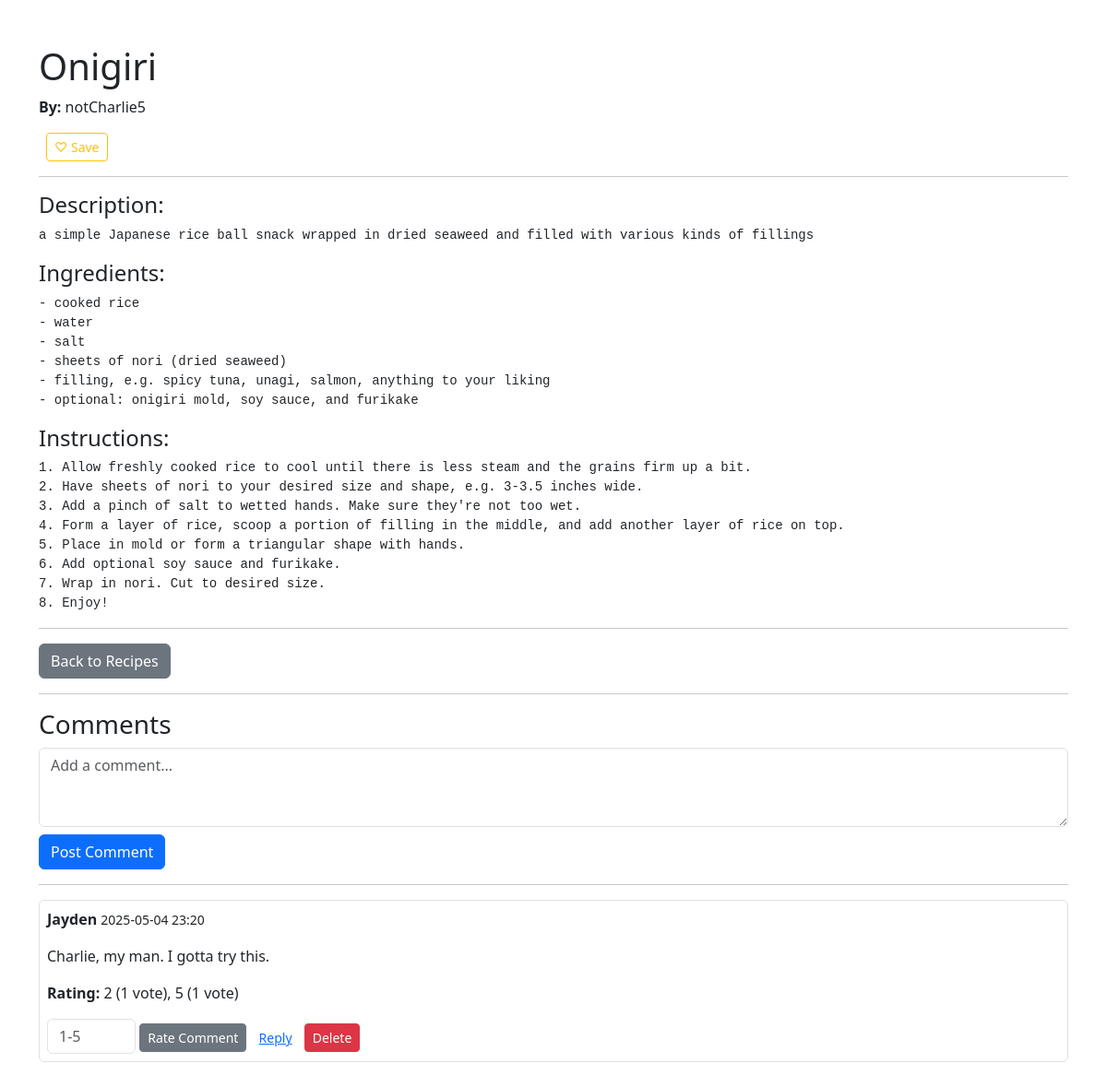
The app's page /recipe/2/view (signed in) with its own data.
### app/models.py (models this page shows, shortened)
class Recipe(db.Model):
    id = sa.Column(sa.Integer, primary_key=True)
    title = sa.Column(sa.String(80), nullable=False)
    description = sa.Column(sa.Text, nullable=False)
    ingredients = sa.Column(sa.Text, nullable=False)
    instructions = sa.Column(sa.Text, nullable=False)
    created_at = sa.Column(sa.DateTime, default=datetime.utcnow)
    user_id = sa.Column(sa.Integer, sa.ForeignKey("user.id"), nullable=False)
    comments = so.relationship('Comment', backref='recipe', lazy=True)
    favorites = so.relationship('Favorite', backref='recipe', lazy='dynamic')

class User(UserMixin, db.Model):
    id = sa.Column(sa.Integer, primary_key=True)
    display_name = sa.Column(sa.String(64), nullable=True)
    username = sa.Column(sa.String(64), index=True, unique=True, nullable=False)
    email = sa.Column(sa.String(120), index=True, unique=True, nullable=False)
    password_hash = sa.Column(sa.String(256), nullable=False)
    recipes = so.relationship("Recipe", backref="author", lazy=True)
    comments = so.relationship('Comment', backref='author', lazy=True)
    ratings = so.relationship('CommentRating', backref='rater', lazy=True)
    favorites = so.relationship('Favorite', backref='user', lazy='dynamic')
    def has_favorited(self, recipe):
        return Favorite.query.filter_by(user_id=self.id, recipe_id=recipe.id).first() is not None

class Comment(db.Model):
    id = sa.Column(sa.Integer, primary_key=True)
    body = sa.Column(sa.Text, nullable=False)
    created_at = sa.Column(sa.DateTime, default=datetime.utcnow)
    user_id = sa.Column(sa.Integer, sa.ForeignKey('user.id'), nullable=False)
    recipe_id = sa.Column(sa.Integer, sa.ForeignKey('recipe.id'), nullable=False)
    parent_id = sa.Column(sa.Integer, sa.ForeignKey('comment.id'), nullable=True)
    replies = so.relationship('Comment', backref=so.backref('parent', remote_side=[id]), lazy=True)
    ratings = so.relationship('CommentRating', backref='comment', lazy=True, cascade='all, delete')

### app/routes.py (the view)
@main.route("/recipe/<int:recipe_id>/view")
@login_required
def view_recipe(recipe_id):
    recipe = Recipe.query.get_or_404(recipe_id)
    pst = zoneinfo.ZoneInfo("America/Los_Angeles")
    for c in recipe.comments:
        dt = c.created_at
        if dt.tzinfo is None:
            dt = dt.replace(tzinfo=zoneinfo.ZoneInfo("UTC"))
        c.pst_created = dt.astimezone(pst)
    comment_form = CommentForm()
    rating_forms = {c.id: RatingForm(prefix=f"rate-{c.id}") for c in recipe.comments}
    return render_template(
        "view_recipe.html",
        recipe=recipe,
        comment_form=comment_form,
        rating_forms=rating_forms
    )

### app/forms.py
class CommentForm(FlaskForm):
    body = TextAreaField("Comment", validators=[DataRequired()])
    parent_id = HiddenField()  # will be blank for top-level comments
    submit = SubmitField("Post Comment")

class RatingForm(FlaskForm):
    value = IntegerField(
        "Rating",
        validators=[DataRequired(), NumberRange(min=1, max=5)],
        description="1–5"
    )
    submit = SubmitField("Rate Comment")

### app/__init__.py (called while the page is built)
def create_app(config_class=Config):
    app = Flask(__name__)
    app.config.from_object(config_class)
    db.init_app(app)
    migrate.init_app(app, db)
    login.init_app(app)
    app.config['SECRET_KEY'] = app.config.get('SECRET_KEY', 'default_secret_key')
    from app.routes import main
    app.register_blueprint(main)
    from app import models
    @app.template_filter('tzformat')
    def tzformat(value: datetime,
                 fmt: str = "%Y-%m-%d %H:%M",
                 tz: str = "America/Los_Angeles"):
        if not value:
            return ""
        if value.tzinfo is None:
            value = value.replace(tzinfo=zoneinfo.ZoneInfo("UTC"))
        dst = value.astimezone(zoneinfo.ZoneInfo(tz))
        return dst.strftime(fmt)
    return app

### app/models.py (called while the page is built)
@login.user_loader
def load_user(user_id):
    return User.query.get(int(user_id))

### app/templates/view_recipe.html (shortened to what this page needs)
<!doctype html>
<html lang="en">
<head>
  <link rel="stylesheet" href="https://cdn.jsdelivr.net/npm/bootstrap@5.3.0/dist/css/bootstrap.min.css">
</head>
<body>
  <div class="container mt-5 pb-5">
    <h1>{{ recipe.title }}</h1>
	<p>
  		<strong>By:</strong> {{ recipe.author.display_name or recipe.author.username }}
  		{% if current_user.is_authenticated %}
    			<form action="{{ url_for('main.toggle_favorite', recipe_id=recipe.id) }}" method="post" style="display:inline;">
      				{% if current_user.has_favorited(recipe) %}
        				<button type="submit" class="btn btn-warning btn-sm ms-2">♥ Unsave</button>
      				{% else %}
        				<button type="submit" class="btn btn-outline-warning btn-sm ms-2">♡ Save</button>
      				{% endif %}
    			</form>
  		{% endif %}
	</p>
    <hr>
    <h4>Description:</h4>
    <pre>{{ recipe.description }}</pre>
    <h4>Ingredients:</h4>
    <pre>{{ recipe.ingredients }}</pre>
    <h4>Instructions:</h4>
    <pre>{{ recipe.instructions }}</pre>
    <hr>
    <a href="{{ url_for('main.recipes') }}" class="btn btn-secondary">Back to Recipes</a>
    <hr>
    <h3>Comments</h3>
    <form action="{{ url_for('main.post_comment', recipe_id=recipe.id) }}" method="post">
      {{ comment_form.body(rows=3, class='form-control', placeholder='Add a comment...') }}
      {{ comment_form.submit(class='btn btn-primary mt-2') }}
    </form>
    <hr>
    {% macro render_comment(c, depth=0) %}
      <div class="ms-{{ depth * 4 }} mb-3 p-2 border rounded">
        <p><strong>{{ c.author.username }}</strong> <small>{{ c.created_at|tzformat }}</small></p>
        <p>{{ c.body }}</p>
        <p class="mb-2">
            {% set breakdown = [] %}
            <p class="mb-2">
              <strong>Rating:</strong>
              {% if breakdown %}
                {{ breakdown | join(', ') }}
              {% else %}
                <em>No ratings yet</em>
              {% endif %}
            </p>
        </p>
        <form action="{{ url_for('main.rate_comment', comment_id=c.id) }}" method="post" class="d-inline">
          {{ rating_forms[c.id].value(class='form-control d-inline w-auto', placeholder='1-5') }}
          {{ rating_forms[c.id].submit(class='btn btn-sm btn-secondary') }}
        </form>
        <button class="btn btn-sm btn-link" data-bs-toggle="collapse" data-bs-target="#reply-{{ c.id }}">Reply</button>
        {% if current_user.id == c.user_id %}
          <form action="{{ url_for('main.delete_comment', comment_id=c.id) }}" method="post" class="d-inline">
            <button class="btn btn-sm btn-danger">Delete</button>
          </form>
        {% endif %}
      </div>
    {% endmacro %}
    {% for c in recipe.comments if not c.parent_id %}
      {{ render_comment(c) }}
    {% else %}
      <p>No comments yet.</p>
    {% endfor %}
  </div>
</body>
</html>

### app/templates/view_recipe.html (style rules this page uses)
pre { white-space: pre-wrap; }

### records on screen
Recipe: title "Onigiri", description "a simple Japanese rice ball snack wrapped in dried seaweed and filled with various kinds of fillings", ingredients "- cooked rice - water - salt - sheets of nori (dried seaweed) - filling, e.g. spicy tuna, unagi, salmon, anything to your liking - optional: onigiri mold, soy sauce, and furikake", instructions "1. Allow freshly cooked rice to cool until there is less steam and the grains firm up a bit. 2. Have sheets of nori to your desired size and shape, e.g. 3-3.5 inches wide. 3. Add a pinch of salt to wetted hands. Make sure they're not too wet. 4. Form a layer of rice, scoop a portion of filling in the middle, and add another layer of rice on top. 5. Place in mold or form a triangular shape with hands. 6. Add optional soy sauce and furikake. 7. Wrap in nori. Cut to desired size. 8. Enjoy!"
User: author "notCharlie5"
Comment: author.username "Jayden", created_at|tzformat "2025-05-04 23:20", body "Charlie, my man. I gotta try this.", breakdown "2 (1 vote), 5 (1 vote)"
